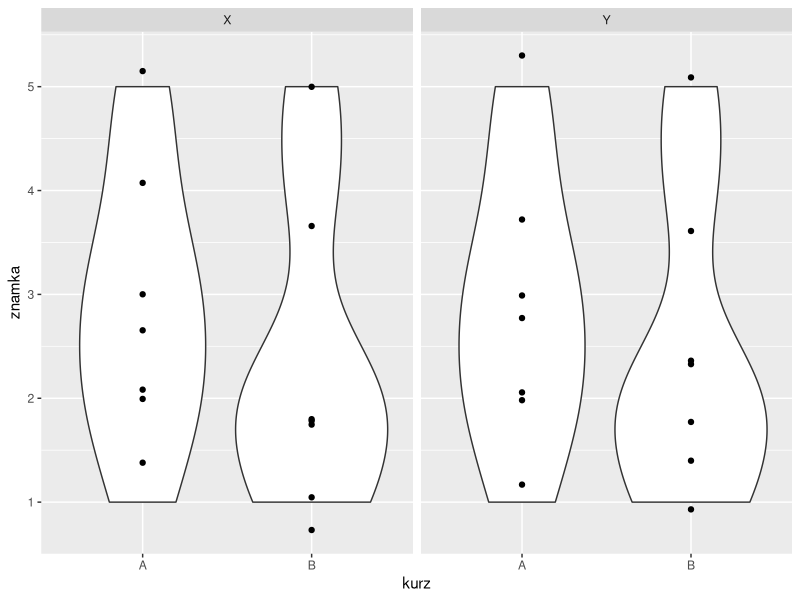

Write R code to recreate this figure.
vd <- read.csv("violintest.tsv")

library(ggplot2)

ggplot(vd, aes(kurz,znamka, group=kurz)) + 
  geom_violin() +
  geom_point(position = position_jitter(width=0)) +
  facet_wrap(~ turnus)
